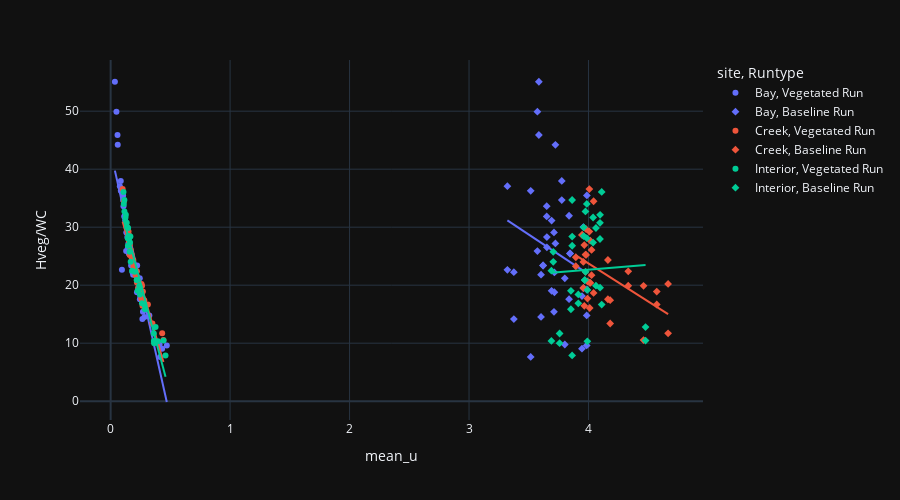

Notebook cell for this chart:
### Code cell
fig = px.scatter(dff, x='mean_u', y='Hveg/WC', symbol='Runtype', color='site', trendline='ols', template='plotly_dark')
#fig = px.scatter(base_df, x='mean_u', y='Hveg/WC', symbol='site', color='site')
fig.update_layout(
    height=500,
    autosize=True,)
fig.show()
